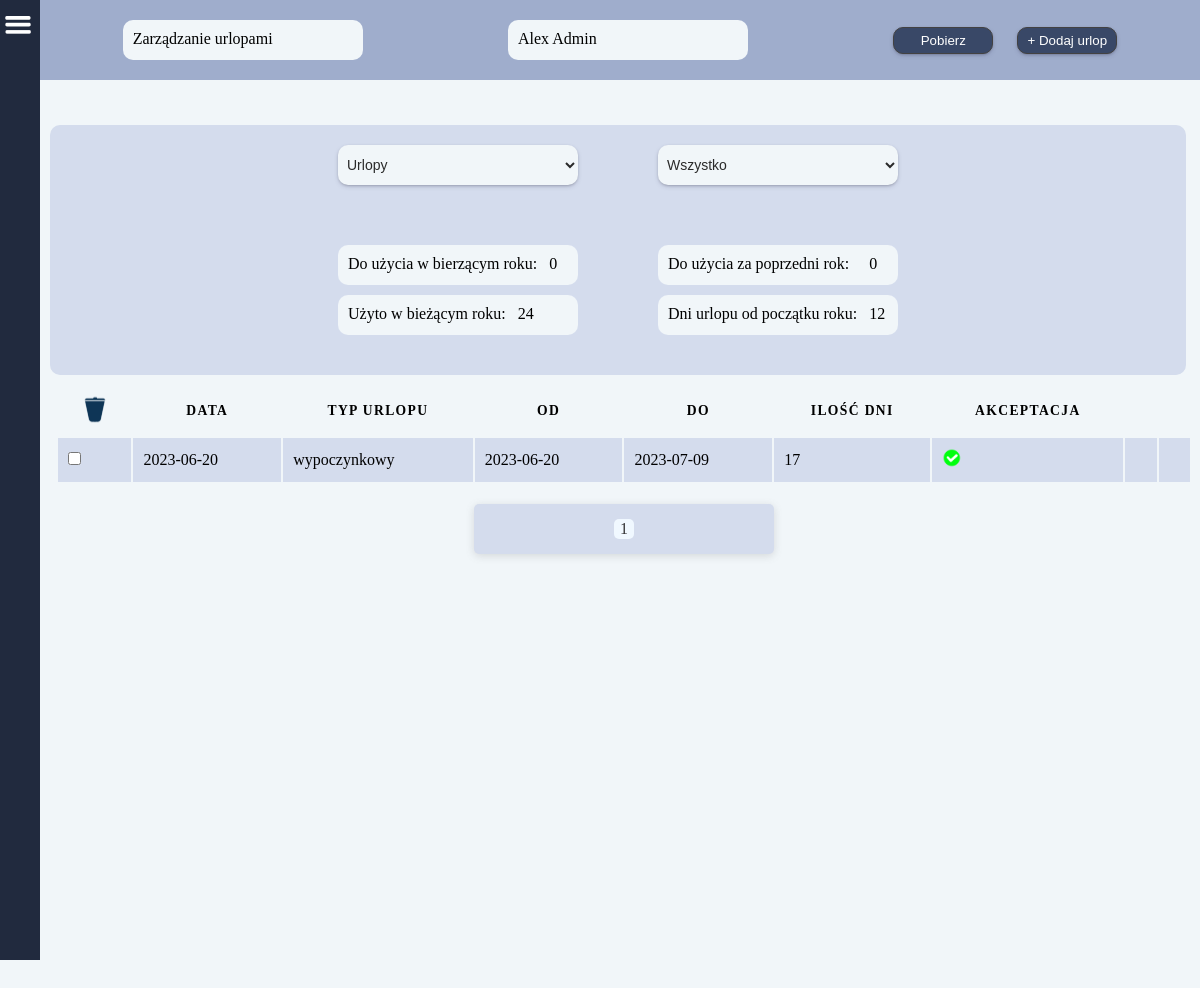
Screenshot of /vacations/1/ (signed in) with the database file from the repository.
### users/models.py (models this page shows, shortened)
class CustomUser(AbstractBaseUser, PermissionsMixin):
    username = models.CharField(
        _('Użytkownik'),
        null=True,
        max_length= 255,
        )
    email = models.EmailField(_("email"), unique=True)
    fp_token = models.CharField(
        null=True,
        max_length=192,
        unique=True,
    )
    birthday = models.CharField(
        _('Data urodzenia'),
        null=True,
        max_length= 55,
        )
    birthplace = models.CharField(
        _('Miejsce urodzenia'),
        null=True,
        max_length= 255,
        )
    workplace = models.CharField(
        _('Miejsce pracy'),
        null=True,
        max_length= 255,
        )
    religion = models.CharField(
        _('Religia'),
        null=True,
        max_length= 255,
        )
    insurance_number = models.CharField(
        _('Numer ubezpieczenia'),
        null=True,
        max_length= 255,
        )
    tax_number = models.CharField(
        _('Numer podatkowy'),
        null=True,
        max_length= 255,
        )
    adress_pl = models.CharField(
        _('Adres w Polsce'),
        null=True,
        max_length= 255,
        )
    adress_de = models.CharField(
        _('Adres w Niemczech'),
        null=True,
        max_length= 255,
        )
    profession = models.CharField(
        _('Zawód'),
        null=True,
        max_length= 255,
        )
    position = models.CharField(
        _('Stanowisko (pracuje w)'),
        null=True,
        max_length= 255,
        )
    internal_tax_number = models.CharField(
        _('Wewnętrzny numer podatkowy'),
        null=True,
        max_length= 255,
        )
    nfz_name = models.CharField(
        _('NFZ - nazwa'),
        null=True,
        max_length= 255,
        )
    nfz_adress = models.CharField(
        _('NFZ - adres'),
        null=True,
        max_length= 255,
        )
    phone_number = models.CharField(
        _('Telefon'),
        null=True,
        max_length= 255,
        )
    bank = models.CharField(
        _('Nazwa banku'),
        null=True,
        max_length= 255,
        )
    bic_swift = models.CharField(
        _('BIC/SWIFT'),
        null=True,
        max_length= 255,
        )
    bank_account = models.CharField(
        _('Konto i właściciel'),
        null=True,
        max_length= 255,
        )
    health_insurance_de = models.CharField(
        _('Ubezpieczenie w Niemczech'),
        null=True,
        max_length= 255,
        )
    health_insurance_de_number = models.CharField(
        _('KK VersNr'),
        null=True,
        max_length= 255,
        )
    shoe_size = models.CharField(
        _('Rozmiar buta'),
        null=True,
        max_length= 255,
        )
    growth = models.CharField(
        _('Wzrost'),
        null=True,
        max_length= 255,
        )
    work_clothes = models.CharField(
        _('Ubranie robocze'),
        null=True,
        max_length= 255,
        )
    rights = models.CharField(
        _('Uprawnienia'),
        null=True,
        max_length= 255,
        )
    payment = models.FloatField(
        _('Stawka za godzinę'),
        default=0
    )
    vacations_days_quantity = models.IntegerField(
        _('Ilość przysługujących dni urlopu'),
        null=True,
    )
    vacations_days_quantity_de = models.IntegerField(
        _('Ilość przysługujących dni urlopu'),
        null=True,
    )
    vacacions_on_demand = models.IntegerField(
        _('Ilość dni urlopu na żądanie'),
        default=4,
    )
    cares_vacations = models.IntegerField(
        _('Ilość dni urlopu opiekuńczego'),
        default=5,
    )
    force_majeure_vacations = models.IntegerField(
        _('Ilość godzin urlopu z powodu siły wyższej'),
        default=16,
    )
    compassionate_vacations = models.IntegerField(
        _('Ilość dni urlopu okolicznościowego'),
        default=2,
    )
    last_year_vacations_days_quantity = models.IntegerField(
        _('Ilość przysługujących dni urlopu za zeszły rok'),
        null=True,
    )
    last_year_vacations_days_quantity_de = models.IntegerField(
        _('Ilość przysługujących dni urlopu za zeszły rok'),
        null=True,
    )
    days_to_use_in_current_year = models.IntegerField(
        _('Do użycia w bieżącym roku'),
        null=True,
    )
    days_to_use_in_current_year_de = models.IntegerField(
        _('Do użycia w bieżącym roku'),
        null=True,
    )
    is_staff = models.BooleanField(default=False)
    is_active = models.BooleanField(default=True)
    date_joined = models.DateTimeField(
        _('Data rejestracji'),
        default=timezone.now,
        )
    USERNAME_FIELD = "email"
    REQUIRED_FIELDS = []
    objects = CustomUserManager()

### main/models.py (models this page shows, shortened)
class Vacations(models.Model):
    user = models.ForeignKey(
        CustomUser,
        on_delete=models.CASCADE,
        related_name='user'
        )
    year = models.CharField(
        default='0000',
        max_length=4,
        verbose_name='Rok',
    )
    date = models.CharField(
        default='00-00-0000',
        max_length=10,
        verbose_name='Data',
    )
    v_from = models.CharField(
        default='00-00-0000',
        max_length=10,
        verbose_name='Od',
    )
    v_to = models.CharField(
        default='00-00-0000',
        max_length=10,
        verbose_name='Do',
    )
    type = models.CharField(
        null=True,
        max_length=50,
        verbose_name='Typ urlopu',
    )
    actually_days_to_use = models.IntegerField(
        default=0,
        verbose_name='Faktyczny urlop według przepracowanych dni',
    )
    days_used_in_current_year = models.IntegerField(
        default=0,
        verbose_name='Użyto w bieżącym roku',
    )
    days_to_use_in_last_year = models.IntegerField(
        default=0,
        verbose_name='Do użycia w poprzednim roku',
    )
    days_used_in_last_year = models.IntegerField(
        default=0,
        verbose_name='Użyto w poprzednim roku',
    )
    days_planned = models.IntegerField(
        null=True,
        verbose_name='Zaplanowany urlop',
    )
    consideration = models.BooleanField(
        default=False,
        verbose_name='Rozpatrywanie',
    )
    accepted = models.BooleanField(
        default=False,
        verbose_name='Akceptacja',
    )

### main/views.py (the view, shortened to what this page needs)
# urls.py: path('vacations/<pk>/', vacations, name='vacations'),
def vacations(request, pk):
    user = get_object_or_404(CustomUser, id=pk)
    users = CustomUser.objects.all().values('username')
    username_list = [user['username'] for user in users]
    vacations = Vacations.objects.filter(user__id=user.id).order_by('-id')
    years_list = [vacation.v_from[:4] for vacation in vacations]
    paginator = Paginator(vacations, 10)
    page_number = request.GET.get('page')
    page_obj = paginator.get_page(page_number)
    today = date.today()
    start_of_year = date(today.year, 1, 1)
    days_since_start = (today - start_of_year).days
    current_month = datetime.now().month
    days_to_use = user.vacations_days_quantity_de / 12 * current_month
    vacations.actually_days_to_use = round(days_to_use)
    today = date.today()
    first_day_of_the_year = date(today.year, 1, 1)
    if today == first_day_of_the_year:
        user.last_year_vacations_days_quantity_de = user.days_to_use_in_current_year_de
        user.days_to_use_in_current_year_de = user.vacations_days_quantity_de
        user.save()
    context = {
        'vacations': vacations,
        'user': user,
        'users': username_list,
        'actually_days_to_use': vacations.actually_days_to_use,
        'years_list': set(years_list),
        'days_used_in_current_year': user.vacations_days_quantity_de - user.days_to_use_in_current_year_de,
        'last_year_vacations_used_days_quantity': user.vacations_days_quantity_de - user.last_year_vacations_days_quantity_de,
        'page_obj': page_obj,
    }
    return render(request, 'vacations.html', context)

### main/templatetags/messages.py (called while the page is built)
@register.simple_tag
def all_messages_quantity(username):
    count = 0
    quantity = IsRead.objects.filter(
        username=username,
        is_read=False,
    )
    print('quantity', quantity)
    for q in quantity:
        count += 1
    return count

### main/templatetags/vacation_requests.py (called while the page is built)
@register.simple_tag
def request_quantity():
    reqs = VacationRequest.objects.all().order_by('-v_request__id')
    count = 0
    for r in reqs:
        if r.v_request.consideration is True:
            count += 1
    return count

### main/templates/vacations.html (shortened to what this page needs)
{% extends 'base.html' %}
{% load static %}
    {% block content %}
    <div class="page-container">
            <div class="vacations_filter_cont">
                <p>Zarządzanie urlopami</p>
                <p>{{ user.username }}</p>
                <div>
                    <button class="btn download"><a href="{% url 'toExcel' %}">Pobierz</a></button>
                    <button class="btn"><a class="btn-title" href="{% url 'addVacation' %}">+ Dodaj urlop</a></button>
                </div>
            </div>
            <div class="vacations_grafic_container">
                <div class="vacations_mini_cont">
                    {% if request.user.is_superuser %}
                        <form method="POST" id="users">
                            <select name="user" class="vacations_input" onchange="submitFormUsers()">
                                <option value="">Urlopy</option>
                            </select>
                        </form>
                    {% else %}
                        <p>{{ user.username }}</p>
                    {% endif %}
                    <form method="POST" id="years">
                        <select name="year" class="vacations_input" onchange="submitFormYears()">
                            <option value="">Wszystko</option>
                        </select>
                    </form>
                </div>
                <div class="vacations_mini_cont">
                    <div>
                        <p>Do użycia w bierzącym roku: &nbsp; {{ user.days_to_use_in_current_year_de }}</p>
                        <p>Użyto w bieżącym roku: &nbsp; {{ days_used_in_current_year }}</p>
                    </div>
                    <div>
                        <p>Do użycia za poprzedni rok: &nbsp; &nbsp; {{ request.user.last_year_vacations_days_quantity_de }}</p>
                        <p>Dni urlopu od początku roku: &nbsp; {{ actually_days_to_use }}</p>
                    </div>
                </div>
            </div>
        <div class="container">
            <table id="table">
                <form method="POST">
                <thead>
                    <tr>
                        <th>
                            <input type="image" src="{% static 'images/delete_icon.png' %}" width="30" height="30">
                        </th>
                        <th>Data</th>
                        <th>Typ urlopu</th>
                        <th>Od</th>
                        <th>Do</th>
                        <th>Ilość dni</th>
                        <th>Akceptacja</th>
                        <th></th>
                        <th></th>
                    </tr>
                </thead>
                {% for v in page_obj %}
                    <tr>
                        <td>
                            <input type="checkbox" name="marked" value="{{ v.id }}">
                        </td>
                        <td data-label="Data">{{ v.date }}</td>
                        <td data-label="Typ urlopu">{{ v.type }}</td>
                        <td data-label="Od">{{ v.v_from }}</td>
                        <td data-label="Do">{{ v.v_to }}</td>
                        <td data-label="Ilość dni">{{ v.days_planned }}</td>
                        {% if  v.accepted is True %}
                            <td data-label="Akceptacja">
                                <img src="{% static 'images/accept.png' %}" width="20" height="20">
                            </td>
                            <td></td>
                            <td></td>
                        {% elif v.accepted is False %}
                            <td data-label="Akceptacja">
                                <img src="{% static 'images/close.png' %}" width="20" height="20">
                            </td>
                            <td></td>
                            <td></td>
                        {% endif %}
                    </tr>
                {% endfor %}
            </form>
            </table>
            <div class="pagination">
                <span class="step-links">
                    <span class="current-page"><p>{{ page_obj.number }}</p></span>
                </span>
            </div>
        </div>
    </div>
    {% endblock %}

### static/css/base.css (style rules this page uses)
:root { --btn-bg-color: #394867; --border: 1px solid #434242; --main-bg-color: #F1F6F9; --header-bg-color: #212A3E; --input-bg-color: #d4dced; --title-bg-color: #9fadcc; --text-color: white; --height: 120vh; --width: 100vw; }
.container { display: flex; flex-direction: column; margin-left: 4vw; padding: 8px; height: 100vh; overflow: scroll; }
table tr { border: 1px solid #ddd; padding: .35em; }
table th, table td { padding: .625em; }
table th { font-size: .85em; letter-spacing: .1em; text-transform: uppercase; }
tr:nth-child(odd) td { background-color: #d4dced; }
.page-container { display: flex; flex-direction: column; background-color: var(--main-bg-color); }
select { background-color: var(--input-bg-color); color: #2a2a2a; border-radius: 5px; border: transparent; width: 200px; height: 30px; font-size: 14px; padding-left: 5px; cursor: pointer; box-shadow: rgba(50, 50, 93, 0.25) 0px 2px 5px -1px, rgba(0, 0, 0, 0.3) 0px 1px 3px -1px; }
.btn { padding: 5px; margin: 10px; background-color: var(--btn-bg-color); border: var(--border); border-radius: 10px; cursor: pointer; width: 100px; box-shadow: rgba(50, 50, 93, 0.25) 0px 2px 5px -1px, rgba(0, 0, 0, 0.3) 0px 1px 3px -1px; }
a { color: var(--text-color); text-decoration: none; }
.btn-title { color: var(--text-color); text-decoration: none; text-align: center; }

### static/css/login.css (style rules this page uses)
* { margin: 0; padding: 0; }

### static/css/vacations.css (style rules this page uses)
.vacations_filter_cont { position: fixed; top: 0; left: 40px; width: 95%; display: flex; justify-content: space-around; align-items: center; padding: 10px; background-color: var(--title-bg-color); }
.vacations_filter_cont p { background-color: var(--main-bg-color); width: 220px; height: 20px; padding: 10px; margin: 10px; border-radius: 10px; }
.vacations_grafic_container { margin-left: 50px; margin-top: 125px; width: 93vw; height: auto; background-color: var(--input-bg-color); padding: 10px; border-radius: 10px; }
.vacations_mini_cont { display: flex; align-items: center; justify-content: center; flex-wrap: wrap; gap: 5vw; margin-bottom: 20px; }
.vacations_mini_cont form { display: flex; align-items: center; justify-content: center; flex-wrap: wrap; gap: 5vw; margin-bottom: 20px; }
.vacations_grafic_container p { background-color: var(--main-bg-color); width: 220px; height: 20px; padding: 10px; margin: 10px; border-radius: 10px; }
.vacations_input { background-color: var(--main-bg-color); color: #2a2a2a; border-radius: 10px; border: transparent; width: 240px; height: 40px; font-size: 14px; margin: 10px; cursor: pointer; box-shadow: rgba(50, 50, 93, 0.25) 0px 2px 5px -1px, rgba(0, 0, 0, 0.3) 0px 1px 3px -1px; }

### static/css/pagination.css (style rules this page uses)
.pagination { display: flex; justify-content: center; align-items: center; padding: 20px; }
.step-links { display: flex; justify-content: space-around; align-items: center; width: 300px; height: 50px; background-color: var(--input-bg-color); border-radius: 5px; box-shadow: rgba(99, 99, 99, 0.2) 0px 2px 8px 0px; }
.current-page { display: flex; justify-content: center; align-items: center; width: 20px; height: 20px; background-color: aliceblue; border-radius: 5px; }
.current-page p { color: #323234; }

### rows the page displays
CustomUser: username "Alex Admin", days_to_use_in_current_year_de "0", user.last_year_vacations_days_quantity_de "0"
Vacations: date "2023-06-20", type "wypoczynkowy", v_from "2023-06-20", v_to "2023-07-09", days_planned "17", accepted True (drawn)

### other values shown
{{ days_used_in_current_year }} "24"
{{ actually_days_to_use }} "12"
{{ page_obj.number }} "1"
